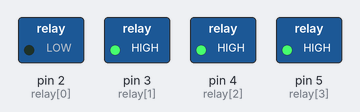
Bench run of a sketch on a simulated Arduino Uno, built with avr-gcc and run on an emulated ATmega328P. Shown: switched loads named in the sketch (green lamp = pin HIGH).

Above: at 1.0 s.
At 5.0 s:
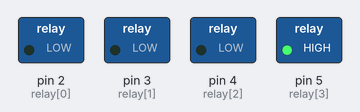
At 7.0 s:
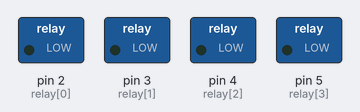
At 9.0 s:
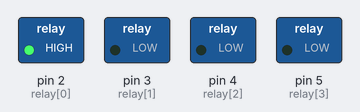
At 13.0 s:
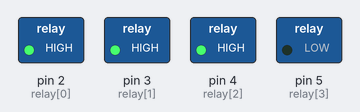
At 19.0 s:
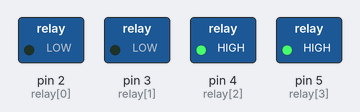
Timing chart, 0 to 20.8 s (numbered marks = the images above):
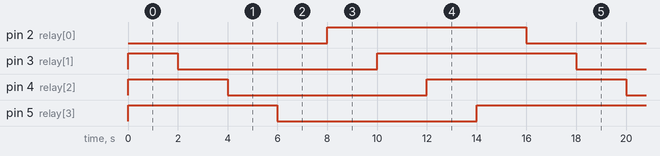

Measured:
- by itself, pin 2 (relay[0]), pin 3 (relay[1]), pin 4 (relay[2]), pin 5 (relay[3]): alternates HIGH for 8.0 s and LOW for 8.0 s
- by itself, everything shown: repeats every 16.0 s, in 8 steps

The sketch:

5v-4-CHANNEL-RELAY-MODULE.ino
```cpp
int ch=4; // number of relaysint
int relay[]={2,3,4,5}; // pin number of relays
int wait=2000;int i=0;


void setup() {
 for(int i=0; i<ch; i++){
   pinMode(relay[i],OUTPUT); // set relay pins as output
   digitalWrite(relay[i],HIGH); // turn relay off
  }
}

void loop() {
  for(int i=0; i<ch; i++){
    digitalWrite(relay[i],LOW); // turn relay ON
    delay(wait);
  }
  for(int i=0; i<ch; i++){
    digitalWrite(relay[i],HIGH); // turn relay OFF
    delay(wait);
  }
}
```
